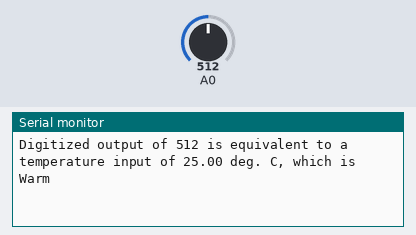
Recording of a program running on a simulated ESP8266 (Wemos D1 mini). Parts: the last lines printed to the serial monitor. The test bench sets the inputs (shaded band); at power-on: A0 = 512.

Above: at 2.8 s.
2.9 s: A0 set to 716
At 5.3 s:
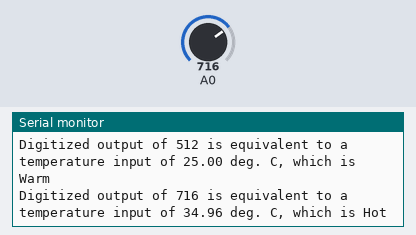
7.5 s: A0 set to 900
At 8.6 s:
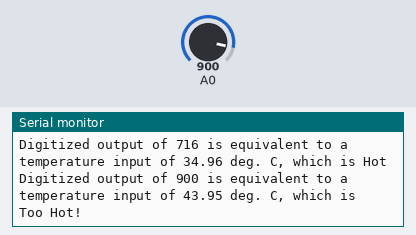
11.5 s: A0 set to 511
At 13.0 s:
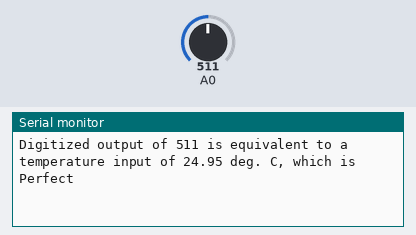
15.5 s: A0 set to 306
At 17.5 s:
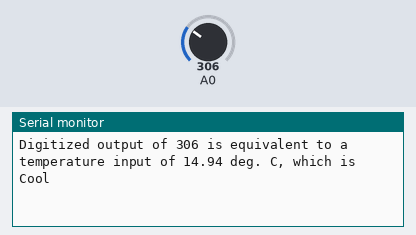
19.5 s: A0 set to 122
At 20.7 s:
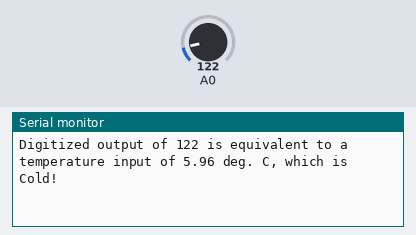

The program:

main.cpp
```cpp
/*
* I, Cole Spiers, student number 000389039,
* certify that this material is my original work.
* No other person's work has been used without due acknowledgment
* and I have not made my work available to anyone else.
* 2022-09-19
*/
#include <Arduino.h>

void setup() {
  // configure the USB serial monitor
  Serial.begin(115200);
}

double calcVoltage(int iVal)
{
  double voltage;
  voltage = iVal * 0.0032226563;
  return voltage;
}

double calcTemp(int iVal)
{
  double temp;
  temp = iVal * 0.048828125;
  return temp;
}

String answer(double temp)
{
  String ans;
  if(temp > 35)
  {
    ans = "Too Hot!";
  }
  else if(temp == 30 || temp > 30)
  {
    ans = "Hot";
  }
  else if(temp == 25 || temp > 25)
  {
    ans = "Warm";
  }
  else if(temp == 15 || temp > 15)
  {
    ans = "Perfect";
  }
  else if(temp == 10 || temp > 10)
  {
    ans = "Cool";
  }
  else
  {
    ans = "Cold!";
  }
  return ans;
}

void loop() {
  int iVal;

  // read digitized value from the D1 Mini's A/D convertor
  iVal = analogRead(A0);
  double temp = calcTemp(iVal);
  String ans = answer(temp);

  // print value to the USB port
  Serial.println("Digitized output of " + String(iVal) +" is equivalent to a temperature input of " + String(calcTemp(iVal)) + " deg. C, which is " + ans);

  // wait 2 seconds (2000 ms)
  delay(2000);
}
```

Measured:
- after the input at 2.9 s, the serial monitor: prints a new line after 1.1 s (image 1)
- after the input at 7.5 s, the serial monitor: prints a new line after 0.51 s (image 2)
- after the input at 11.5 s, the serial monitor: prints a new line after 0.52 s (image 3)
- after the input at 15.5 s, the serial monitor: prints a new line after 0.52 s (image 4)
- after the input at 19.5 s, the serial monitor: prints a new line after 0.53 s (image 5)
